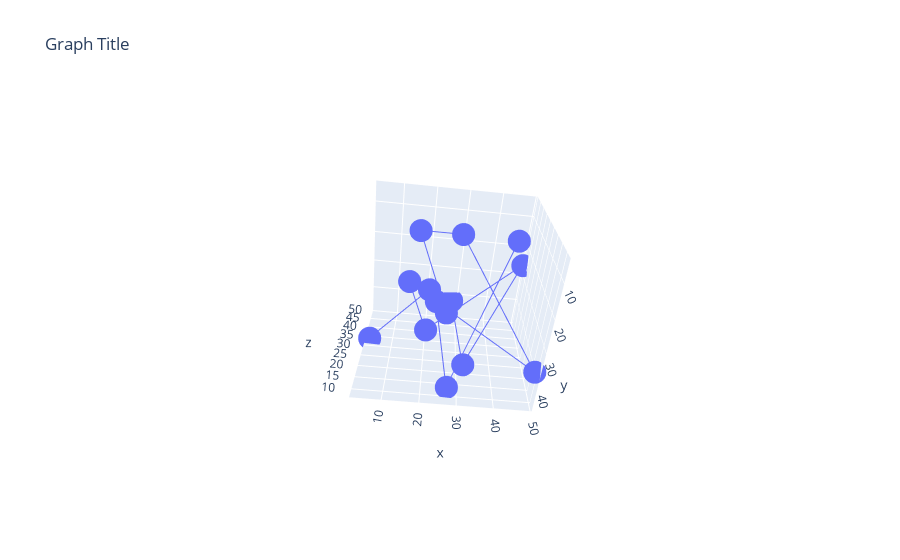

Notebook code for this chart:
### Code cell
fig.update_layout(title="Graph Title",xaxis_title= "This is Xaxis")
    # , scene=dict(
    # xaxis_label = "X axis",
    # yaxis_label = "Y axis",
    # zaxis_label = "Z axis")

### Figure 1 — Plotly figure (JSON) as saved in the notebook; plotly's stock layout.template omitted (floating-point values rounded to 4 significant figures)
{"data": [{"type": "scatter3d", "x": [46, 27, 22, 49, 27, 16, 25, 15, 20, 49, 31, 28, 20, 3], "y": [16, 47, 22, 37, 5, 16, 27, 17, 37, 25, 42, 42, 16, 48], "z": [44, 11, 14, 8, 18, 45, 17, 14, 23, 46, 15, 49, 9, 32]}], "layout": {"autosize": true, "scene": {"aspectmode": "auto", "aspectratio": {"x": 1.063, "y": 0.9934, "z": 0.9472}, "camera": {"center": {"x": 0, "y": 0, "z": 0}, "eye": {"x": -0.1413, "y": -1.377, "z": -2.468}, "projection": {"type": "perspective"}, "up": {"x": 0, "y": 0, "z": 1}}}, "title": {"text": "Graph Title"}, "xaxis": {"title": {"text": "This is Xaxis"}}}}
